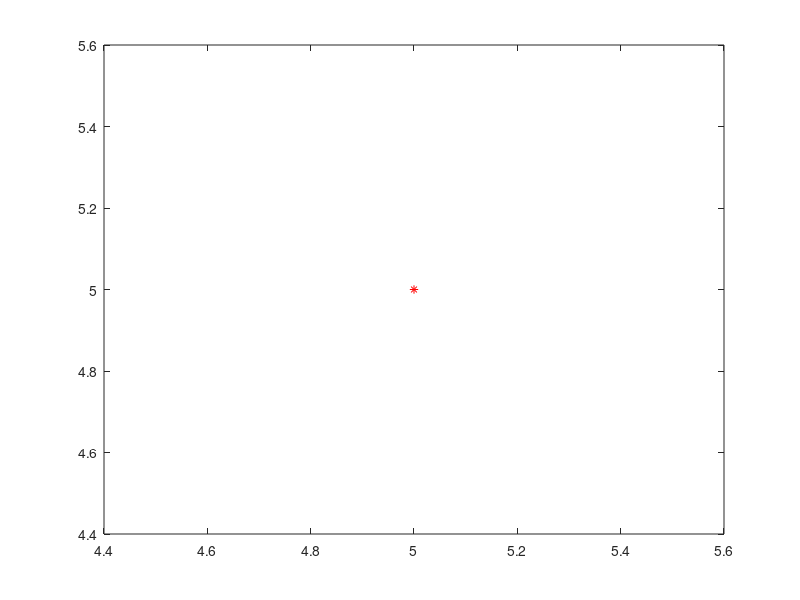

Write the MATLAB code that produced this figure. (Note: this script raises an error after producing the figure.)
X = input('Introduzca el vector de puntos ordenados donde interpolar ');
n = size(X, 2);
funcion = input('Introduzca 1 si usará función (valores puntuales en caso contrario) ');
if funcion == 1
  g = input('Introduzca la función (p.ej. @(x) sin(x)) ');
  tipo = input('Introduzca el tipo de condiciones que usará(1 o 2) ');
  fplot(g, [min(X), max(X)]);
  hold on
  f = g(X);
  if tipo == 2
      g = diff(sym(g));         % Calculamos los valores de la derivada en los extremos
      der(1) = subs(g, X(1));
      der(2) = subs(g, X(n));
  end
else
    f = input('Introduzca el valor de la función en los puntos ');
    tipo = input('Introduzca el tipo de condiciones que usará(1 o 2) ');
    if tipo == 2
        der = input('Introduzca la derivada en los extremos del intervalo [f´(x_0) f´(x_n)] ');
    end
end

if size(f) ~= n
    disp('Las dimensiones no coinciden ')
else
    plot(X,f,'r*');
    hold on
    
    h = zeros(1, n);
    for i = 2:n
        h(i) = X(i) - X(i-1);
    end
    
    la = zeros(1, n-1); % lambda desde 1 hasta n-1
    mu = zeros(1, n-1); % mu desde 2 hasta n
    d = zeros(1, n);    % d desde 1 hasta n
    
    if tipo == 2
        la(1) = 1;
        mu(n-1) = 1;
        d(1) = 6*((f(2) - f(1))/h(2) - der(1))/h(2);
        d(n) = 6*(der(2) - (f(n) - f(n-1))/h(n))/h(n);
    end
    
    for i=2:n-1
        la(i) = h(i+1) / (X(i+1)-X(i-1));
        mu(i-1) = 1 - la(i);
        d(i) = 6*( (f(i+1)-f(i))/h(i+1) - (f(i)-f(i-1))/h(i) ) / (X(i+1)-X(i-1));
    end
    
    M = hoja3_8(mu, 2*ones(1, n), la, d);  % Usamos el código de resolucion de sistemas tridiagonales
    
    for i=1:n-1
       a = (f(i+1)-f(i))/h(i+1) - h(i+1)*(2*M(i)+M(i+1))/6;
       b = M(i)/2;
       c = (M(i+1)-M(i))/(X(i+1)-X(i))/6;
       P = [0 0 0 f(i)] + [0 0 a*poly(X(i))] + [0 b*poly([X(i), X(i)])] + c*poly([X(i), X(i), X(i)]);
       fplot(poly2sym(P), [X(i), X(i+1)]);
    end
    
    
    hold off
end